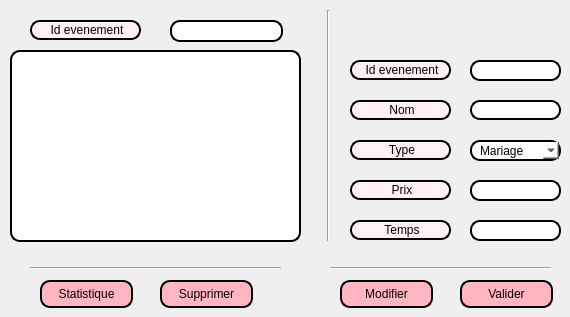
     <widget class="QWidget" name="tab_10">
      <attribute name="title">
       <string>Liste</string>
      </attribute>
      <widget class="QTableView" name="tableView">
       <property name="geometry">
        <rect>
         <x>10</x>
         <y>50</y>
         <width>291</width>
         <height>192</height>
        </rect>
       </property>
       <property name="styleSheet">
        <string notr="true">font: 8pt &quot;Comic Sans MS&quot;;
border: 2px solid black;
font: 75 8pt &quot;MS Shell Dlg 2&quot;;
border-radius: 10px;
padding: 0 8px;
background: white;
font: bold, &quot;Comic Sans MS&quot;;;
text-align:center
</string>
       </property>
       <property name="sortingEnabled">
        <bool>true</bool>
       </property>
      </widget>
      <widget class="QPushButton" name="pushButton_valider_liste_eve">
       <property name="geometry">
        <rect>
         <x>460</x>
         <y>280</y>
         <width>93</width>
         <height>28</height>
        </rect>
       </property>
       <property name="styleSheet">
        <string notr="true">border: 2px solid black;
border-radius: 10px;
padding: 0 8px;
background:#FFB6C1	;
font: bold, &quot;Comic Sans MS&quot;
</string>
       </property>
       <property name="text">
        <string>Valider</string>
       </property>
      </widget>
      <widget class="QPushButton" name="pushButton_supprimer_eve">
       <property name="geometry">
        <rect>
         <x>160</x>
         <y>280</y>
         <width>93</width>
         <height>28</height>
        </rect>
       </property>
       <property name="styleSheet">
        <string notr="true">border: 2px solid black;
border-radius: 10px;
padding: 0 8px;
background:#FFB6C1	;
font: bold, &quot;Comic Sans MS&quot;
</string>
       </property>
       <property name="text">
        <string>Supprimer</string>
       </property>
      </widget>
      <widget class="QPushButton" name="pushButton_modifier_eve">
       <property name="geometry">
        <rect>
         <x>340</x>
         <y>280</y>
         <width>93</width>
         <height>28</height>
        </rect>
       </property>
       <property name="styleSheet">
        <string notr="true">border: 2px solid black;
border-radius: 10px;
padding: 0 8px;
background:#FFB6C1	;
font: bold, &quot;Comic Sans MS&quot;
</string>
       </property>
       <property name="text">
        <string>Modifier</string>
       </property>
      </widget>
      <widget class="QLabel" name="label_6">
       <property name="geometry">
        <rect>
         <x>350</x>
         <y>100</y>
         <width>101</width>
         <height>20</height>
        </rect>
       </property>
       <property name="styleSheet">
        <string notr="true">border: 2px solid black;
font: 75 8pt &quot;MS Shell Dlg 2&quot;;
border-radius: 10px;
padding: 0 8px;
background: #FFF0F5;
font: bold, &quot;Comic Sans MS&quot;;;
text-align:center;
</string>
       </property>
       <property name="text">
        <string>&lt;html&gt;&lt;head/&gt;&lt;body&gt;&lt;p align=&quot;center&quot;&gt;Nom&lt;/p&gt;&lt;/body&gt;&lt;/html&gt;</string>
       </property>
      </widget>
      <widget class="QLabel" name="label_7">
       <property name="geometry">
        <rect>
         <x>350</x>
         <y>140</y>
         <width>101</width>
         <height>20</height>
        </rect>
       </property>
       <property name="styleSheet">
        <string notr="true">border: 2px solid black;
font: 75 8pt &quot;MS Shell Dlg 2&quot;;
border-radius: 10px;
padding: 0 8px;
background: #FFF0F5;
font: bold, &quot;Comic Sans MS&quot;;;
text-align:center;
</string>
       </property>
       <property name="text">
        <string>&lt;html&gt;&lt;head/&gt;&lt;body&gt;&lt;p align=&quot;center&quot;&gt;Type&lt;/p&gt;&lt;/body&gt;&lt;/html&gt;</string>
       </property>
      </widget>
      <widget class="QLabel" name="label_8">
       <property name="geometry">
        <rect>
         <x>350</x>
         <y>180</y>
         <width>101</width>
         <height>20</height>
        </rect>
       </property>
       <property name="styleSheet">
        <string notr="true">border: 2px solid black;
font: 75 8pt &quot;MS Shell Dlg 2&quot;;
border-radius: 10px;
padding: 0 8px;
background: #FFF0F5;
font: bold, &quot;Comic Sans MS&quot;;;
text-align:center;
</string>
       </property>
       <property name="text">
        <string>&lt;html&gt;&lt;head/&gt;&lt;body&gt;&lt;p align=&quot;center&quot;&gt;Prix&lt;/p&gt;&lt;/body&gt;&lt;/html&gt;</string>
       </property>
      </widget>
      <widget class="QLabel" name="label_9">
       <property name="geometry">
        <rect>
         <x>350</x>
         <y>220</y>
         <width>101</width>
         <height>20</height>
        </rect>
       </property>
       <property name="styleSheet">
        <string notr="true">border: 2px solid black;
font: 75 8pt &quot;MS Shell Dlg 2&quot;;
border-radius: 10px;
padding: 0 8px;
background: #FFF0F5;
font: bold, &quot;Comic Sans MS&quot;;;
text-align:center;
</string>
       </property>
       <property name="text">
        <string>&lt;html&gt;&lt;head/&gt;&lt;body&gt;&lt;p align=&quot;center&quot;&gt;Temps&lt;/p&gt;&lt;/body&gt;&lt;/html&gt;</string>
       </property>
      </widget>
      <widget class="QLineEdit" name="nom_modif_eve">
       <property name="geometry">
        <rect>
         <x>470</x>
         <y>100</y>
         <width>91</width>
         <height>20</height>
        </rect>
       </property>
       <property name="styleSheet">
        <string notr="true">font: 8pt &quot;Comic Sans MS&quot;;
border: 2px solid black;
font: 75 8pt &quot;MS Shell Dlg 2&quot;;
border-radius: 10px;
padding: 0 8px;
background: white;
font: bold, &quot;Comic Sans MS&quot;;;
text-align:center</string>
       </property>
      </widget>
      <widget class="QLineEdit" name="prix_modif_eve">
       <property name="geometry">
        <rect>
         <x>470</x>
         <y>180</y>
         <width>91</width>
         <height>21</height>
        </rect>
       </property>
       <property name="styleSheet">
        <string notr="true">font: 8pt &quot;Comic Sans MS&quot;;
border: 2px solid black;
font: 75 8pt &quot;MS Shell Dlg 2&quot;;
border-radius: 10px;
padding: 0 8px;
background: white;
font: bold, &quot;Comic Sans MS&quot;;;
text-align:center</string>
       </property>
      </widget>
      <widget class="QLineEdit" name="temps_modif_eve">
       <property name="geometry">
        <rect>
         <x>470</x>
         <y>220</y>
         <width>91</width>
         <height>21</height>
        </rect>
       </property>
       <property name="styleSheet">
        <string notr="true">font: 8pt &quot;Comic Sans MS&quot;;
border: 2px solid black;
font: 75 8pt &quot;MS Shell Dlg 2&quot;;
border-radius: 10px;
padding: 0 8px;
background: white;
font: bold, &quot;Comic Sans MS&quot;;;
text-align:center</string>
       </property>
      </widget>
      <widget class="QLabel" name="label_19">
       <property name="geometry">
        <rect>
         <x>30</x>
         <y>20</y>
         <width>111</width>
         <height>20</height>
        </rect>
       </property>
       <property name="styleSheet">
        <string notr="true">border: 2px solid black;
font: 75 8pt &quot;MS Shell Dlg 2&quot;;
border-radius: 10px;
padding: 0 8px;
background: #FFF0F5;
font: bold, &quot;Comic Sans MS&quot;;;
text-align:center;

</string>
       </property>
       <property name="text">
        <string>&lt;html&gt;&lt;head/&gt;&lt;body&gt;&lt;p align=&quot;center&quot;&gt;Id evenement&lt;/p&gt;&lt;/body&gt;&lt;/html&gt;</string>
       </property>
      </widget>
      <widget class="QLineEdit" name="id_liste_eve">
       <property name="geometry">
        <rect>
         <x>170</x>
         <y>20</y>
         <width>113</width>
         <height>22</height>
        </rect>
       </property>
       <property name="styleSheet">
        <string notr="true">font: 8pt &quot;Comic Sans MS&quot;;
border: 2px solid black;
font: 75 8pt &quot;MS Shell Dlg 2&quot;;
border-radius: 10px;
padding: 0 8px;
background: white;
font: bold, &quot;Comic Sans MS&quot;;;
text-align:center</string>
       </property>
      </widget>
      <widget class="QLabel" name="label_34">
       <property name="geometry">
        <rect>
         <x>350</x>
         <y>60</y>
         <width>101</width>
         <height>20</height>
        </rect>
       </property>
       <property name="styleSheet">
        <string notr="true">border: 2px solid black;
font: 75 8pt &quot;MS Shell Dlg 2&quot;;
border-radius: 10px;
padding: 0 8px;
background: #FFF0F5;
font: bold, &quot;Comic Sans MS&quot;;;
text-align:center;
</string>
       </property>
       <property name="text">
        <string>&lt;html&gt;&lt;head/&gt;&lt;body&gt;&lt;p align=&quot;center&quot;&gt;Id evenement&lt;/p&gt;&lt;/body&gt;&lt;/html&gt;</string>
       </property>
      </widget>
      <widget class="QLineEdit" name="modif_id">
       <property name="geometry">
        <rect>
         <x>470</x>
         <y>60</y>
         <width>91</width>
         <height>21</height>
        </rect>
       </property>
       <property name="styleSheet">
        <string notr="true">font: 8pt &quot;Comic Sans MS&quot;;
border: 2px solid black;
font: 75 8pt &quot;MS Shell Dlg 2&quot;;
border-radius: 10px;
padding: 0 8px;
background: white;
font: bold, &quot;Comic Sans MS&quot;;;
text-align:center</string>
       </property>
       <property name="maxLength">
        <number>8</number>
       </property>
       <property name="readOnly">
        <bool>true</bool>
       </property>
      </widget>
      <widget class="QPushButton" name="pushButton">
       <property name="geometry">
        <rect>
         <x>40</x>
         <y>280</y>
         <width>93</width>
         <height>28</height>
        </rect>
       </property>
       <property name="styleSheet">
        <string notr="true">border: 2px solid black;
border-radius: 10px;
padding: 0 8px;
background:#FFB6C1	;
font: bold, &quot;Comic Sans MS&quot;
</string>
       </property>
       <property name="text">
        <string>Statistique</string>
       </property>
      </widget>
      <widget class="QComboBox" name="type_modif_eve">
       <property name="geometry">
        <rect>
         <x>470</x>
         <y>140</y>
         <width>91</width>
         <height>21</height>
        </rect>
       </property>
       <property name="styleSheet">
        <string notr="true">font: 8pt &quot;Comic Sans MS&quot;;
border: 2px solid black;
font: 75 8pt &quot;MS Shell Dlg 2&quot;;
border-radius: 10px;
padding: 0 8px;
background: white;
font: bold, &quot;Comic Sans MS&quot;;;
text-align:center</string>
       </property>
       <item>
        <property name="text">
         <string>Mariage</string>
        </property>
       </item>
       <item>
        <property name="text">
         <string>Fete</string>
        </property>
       </item>
       <item>
        <property name="text">
         <string>Soiree</string>
        </property>
       </item>
       <item>
        <property name="text">
         <string>Anniversaire</string>
        </property>
       </item>
      </widget>
      <widget class="Line" name="line_2">
       <property name="geometry">
        <rect>
         <x>320</x>
         <y>10</y>
         <width>16</width>
         <height>231</height>
        </rect>
       </property>
       <property name="orientation">
        <enum>Qt::Vertical</enum>
       </property>
      </widget>
      <widget class="Line" name="line_3">
       <property name="geometry">
        <rect>
         <x>30</x>
         <y>260</y>
         <width>251</width>
         <height>16</height>
        </rect>
       </property>
       <property name="orientation">
        <enum>Qt::Horizontal</enum>
       </property>
      </widget>
      <widget class="Line" name="line_4">
       <property name="geometry">
        <rect>
         <x>330</x>
         <y>260</y>
         <width>221</width>
         <height>16</height>
        </rect>
       </property>
       <property name="orientation">
        <enum>Qt::Horizontal</enum>
       </property>
      </widget>
     </widget>
